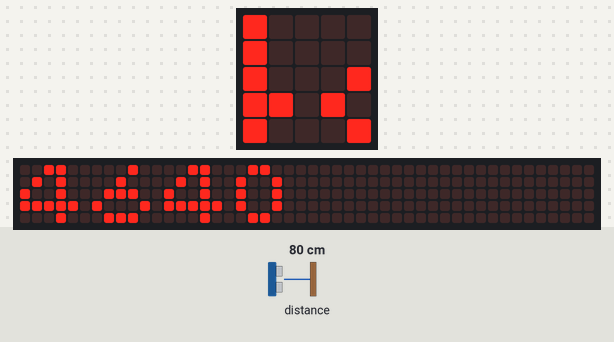
This program was run on a simulated BBC micro:bit (MakeCode). Parts: the board's 5×5 LED display, a strip that is not on the board, showing the scrolling text unrolled. Inputs (shaded band) come from the test bench; at power-on: distance to the obstacle 80 cm. The 48×5 strip is a reading aid, not a part: it shows the text the display is scrolling, unrolled, one strip-width of it at a time.

Above: at 1.28 s.
1.3 s: distance to the obstacle set to 2 cm
At 4.78 s:
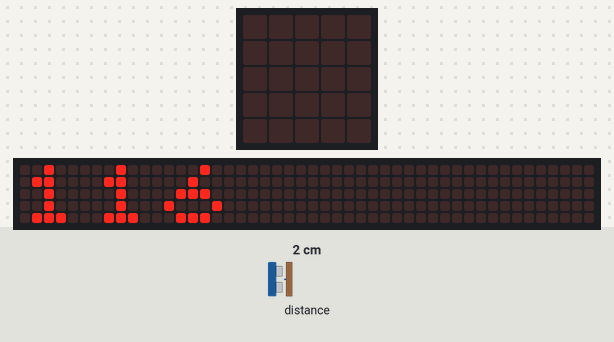
9.7 s: distance to the obstacle set to 4 cm
At 12.14 s:
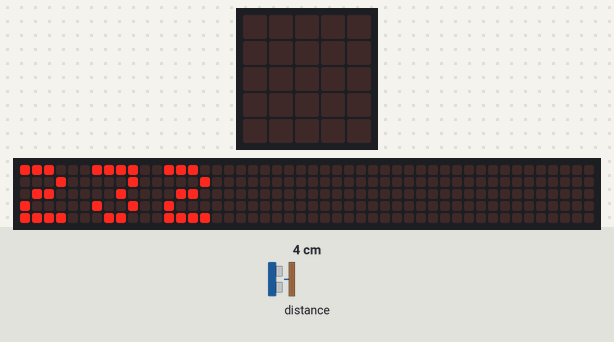
15.2 s: distance to the obstacle set to 9 cm
At 19.16 s:
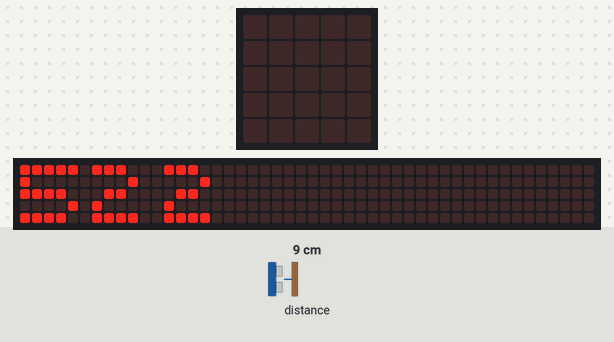

The program:

main.ts
```typescript
let 거리_위치 = 0
let 가속도_속도_변환용 = 0
basic.forever(function () {
    거리_위치 = sonar.ping(
    DigitalPin.P1,
    DigitalPin.P2,
    PingUnit.MicroSeconds
    )
    basic.showNumber(거리_위치)
    basic.pause(100)
})
basic.forever(function () {
    가속도_속도_변환용 = 0
})
```

test.ts
```typescript
// 테스트는 여기로 이동합니다; 이 패키지가 확장으로 사용될 때 컴파일되지 않을 것 입니다.
```

Measured:
- what the display in image 3 shows lasts 0.5 s, from 18.9 s to 19.4 s
